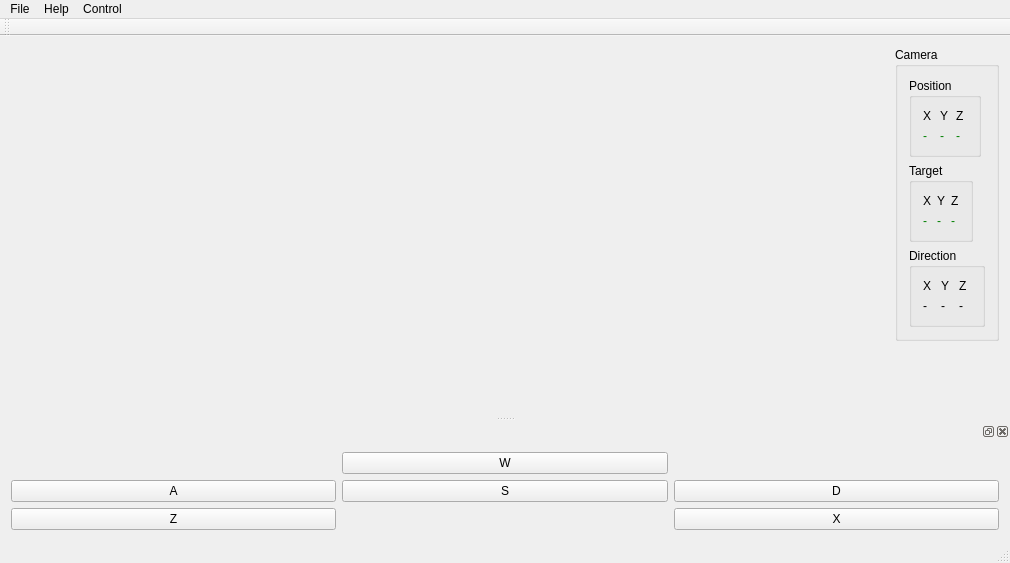
<?xml version="1.0" encoding="UTF-8"?>
<ui version="4.0">
 <class>MainWindow</class>
 <widget class="QMainWindow" name="MainWindow">
  <property name="geometry">
   <rect>
    <x>0</x>
    <y>0</y>
    <width>1010</width>
    <height>563</height>
   </rect>
  </property>
  <property name="windowTitle">
   <string>Qt application, which use glRender</string>
  </property>
  <widget class="QWidget" name="centralWidget">
   <layout class="QGridLayout" name="gridLayout_3">
    <item row="0" column="1">
     <widget class="QGroupBox" name="groupBox">
      <property name="sizePolicy">
       <sizepolicy hsizetype="Maximum" vsizetype="Maximum">
        <horstretch>0</horstretch>
        <verstretch>0</verstretch>
       </sizepolicy>
      </property>
      <property name="title">
       <string>Camera</string>
      </property>
      <layout class="QGridLayout" name="gridLayout_4">
       <item row="0" column="0">
        <widget class="QGroupBox" name="groupBox_2">
         <property name="sizePolicy">
          <sizepolicy hsizetype="Maximum" vsizetype="Maximum">
           <horstretch>0</horstretch>
           <verstretch>0</verstretch>
          </sizepolicy>
         </property>
         <property name="title">
          <string>Position</string>
         </property>
         <layout class="QGridLayout" name="gridLayout">
          <item row="1" column="2">
           <widget class="QLabel" name="positionZ">
            <property name="sizePolicy">
             <sizepolicy hsizetype="Preferred" vsizetype="Preferred">
              <horstretch>0</horstretch>
              <verstretch>0</verstretch>
             </sizepolicy>
            </property>
            <property name="styleSheet">
             <string notr="true">color: green;</string>
            </property>
            <property name="text">
             <string>-</string>
            </property>
           </widget>
          </item>
          <item row="1" column="0">
           <widget class="QLabel" name="positionX">
            <property name="sizePolicy">
             <sizepolicy hsizetype="Preferred" vsizetype="Preferred">
              <horstretch>0</horstretch>
              <verstretch>0</verstretch>
             </sizepolicy>
            </property>
            <property name="styleSheet">
             <string notr="true">color: green;</string>
            </property>
            <property name="text">
             <string>-</string>
            </property>
           </widget>
          </item>
          <item row="1" column="1">
           <widget class="QLabel" name="positionY">
            <property name="sizePolicy">
             <sizepolicy hsizetype="Preferred" vsizetype="Preferred">
              <horstretch>0</horstretch>
              <verstretch>0</verstretch>
             </sizepolicy>
            </property>
            <property name="styleSheet">
             <string notr="true">color: green;</string>
            </property>
            <property name="text">
             <string>-</string>
            </property>
           </widget>
          </item>
          <item row="0" column="0">
           <widget class="QLabel" name="label">
            <property name="text">
             <string>X</string>
            </property>
           </widget>
          </item>
          <item row="0" column="1">
           <widget class="QLabel" name="label_2">
            <property name="text">
             <string>Y</string>
            </property>
           </widget>
          </item>
          <item row="0" column="2">
           <widget class="QLabel" name="label_3">
            <property name="text">
             <string>Z</string>
            </property>
           </widget>
          </item>
         </layout>
        </widget>
       </item>
       <item row="2" column="0">
        <widget class="QGroupBox" name="groupBox_3">
         <property name="sizePolicy">
          <sizepolicy hsizetype="Maximum" vsizetype="Maximum">
           <horstretch>0</horstretch>
           <verstretch>0</verstretch>
          </sizepolicy>
         </property>
         <property name="title">
          <string>Target</string>
         </property>
         <layout class="QGridLayout" name="gridLayout_5">
          <item row="1" column="2">
           <widget class="QLabel" name="targetZ">
            <property name="styleSheet">
             <string notr="true">color: green;</string>
            </property>
            <property name="text">
             <string>-</string>
            </property>
           </widget>
          </item>
          <item row="1" column="0">
           <widget class="QLabel" name="targetX">
            <property name="styleSheet">
             <string notr="true">color: green;</string>
            </property>
            <property name="text">
             <string>-</string>
            </property>
           </widget>
          </item>
          <item row="1" column="1">
           <widget class="QLabel" name="targetY">
            <property name="styleSheet">
             <string notr="true">color: green;</string>
            </property>
            <property name="text">
             <string>-</string>
            </property>
           </widget>
          </item>
          <item row="0" column="0">
           <widget class="QLabel" name="label_4">
            <property name="text">
             <string>X</string>
            </property>
           </widget>
          </item>
          <item row="0" column="1">
           <widget class="QLabel" name="label_5">
            <property name="text">
             <string>Y</string>
            </property>
           </widget>
          </item>
          <item row="0" column="2">
           <widget class="QLabel" name="label_6">
            <property name="text">
             <string>Z</string>
            </property>
           </widget>
          </item>
         </layout>
        </widget>
       </item>
       <item row="3" column="0">
        <widget class="QGroupBox" name="groupBox_4">
         <property name="title">
          <string>Direction</string>
         </property>
         <layout class="QGridLayout" name="gridLayout_6">
          <item row="0" column="0">
           <widget class="QLabel" name="label_7">
            <property name="text">
             <string>X</string>
            </property>
           </widget>
          </item>
          <item row="0" column="1">
           <widget class="QLabel" name="label_8">
            <property name="text">
             <string>Y</string>
            </property>
           </widget>
          </item>
          <item row="0" column="2">
           <widget class="QLabel" name="label_9">
            <property name="text">
             <string>Z</string>
            </property>
           </widget>
          </item>
          <item row="1" column="0">
           <widget class="QLabel" name="dirX">
            <property name="text">
             <string>-</string>
            </property>
           </widget>
          </item>
          <item row="1" column="1">
           <widget class="QLabel" name="dirY">
            <property name="text">
             <string>-</string>
            </property>
           </widget>
          </item>
          <item row="1" column="2">
           <widget class="QLabel" name="dirZ">
            <property name="text">
             <string>-</string>
            </property>
           </widget>
          </item>
         </layout>
        </widget>
       </item>
      </layout>
     </widget>
    </item>
    <item row="0" column="0" rowspan="2">
     <widget class="glRenderQtWidget" name="glWidget" native="true">
      <property name="sizePolicy">
       <sizepolicy hsizetype="MinimumExpanding" vsizetype="MinimumExpanding">
        <horstretch>0</horstretch>
        <verstretch>0</verstretch>
       </sizepolicy>
      </property>
      <property name="focusPolicy">
       <enum>Qt::StrongFocus</enum>
      </property>
     </widget>
    </item>
   </layout>
  </widget>
  <widget class="QMenuBar" name="menuBar">
   <property name="geometry">
    <rect>
     <x>0</x>
     <y>0</y>
     <width>1010</width>
     <height>25</height>
    </rect>
   </property>
   <widget class="QMenu" name="menuFile">
    <property name="title">
     <string>File</string>
    </property>
    <addaction name="actionExit"/>
   </widget>
   <widget class="QMenu" name="menuHelp">
    <property name="title">
     <string>Help</string>
    </property>
    <addaction name="actionAbout"/>
   </widget>
   <widget class="QMenu" name="menuOperation">
    <property name="title">
     <string>Control</string>
    </property>
    <addaction name="actionMoveLeft"/>
    <addaction name="actionMoveRight"/>
    <addaction name="actionMoveForward"/>
    <addaction name="actionMoveBack"/>
    <addaction name="actionMove_up"/>
    <addaction name="actionMove_bottom"/>
    <addaction name="actionMove_yawLeft"/>
    <addaction name="actionMove_yawRight"/>
   </widget>
   <addaction name="menuFile"/>
   <addaction name="menuHelp"/>
   <addaction name="menuOperation"/>
  </widget>
  <widget class="QToolBar" name="mainToolBar">
   <attribute name="toolBarArea">
    <enum>TopToolBarArea</enum>
   </attribute>
   <attribute name="toolBarBreak">
    <bool>false</bool>
   </attribute>
  </widget>
  <widget class="QStatusBar" name="statusBar"/>
  <widget class="QDockWidget" name="dockWidget_3">
   <attribute name="dockWidgetArea">
    <number>8</number>
   </attribute>
   <widget class="QWidget" name="dockWidgetContents_5">
    <layout class="QGridLayout" name="gridLayout_2">
     <item row="1" column="0">
      <widget class="QPushButton" name="aButton">
       <property name="text">
        <string>A</string>
       </property>
      </widget>
     </item>
     <item row="1" column="1">
      <widget class="QPushButton" name="sButton">
       <property name="text">
        <string>S</string>
       </property>
      </widget>
     </item>
     <item row="1" column="2">
      <widget class="QPushButton" name="dButton">
       <property name="text">
        <string>D</string>
       </property>
      </widget>
     </item>
     <item row="0" column="1">
      <widget class="QPushButton" name="wButton">
       <property name="text">
        <string>W</string>
       </property>
      </widget>
     </item>
     <item row="2" column="0">
      <widget class="QPushButton" name="zButton">
       <property name="text">
        <string>Z</string>
       </property>
      </widget>
     </item>
     <item row="2" column="2">
      <widget class="QPushButton" name="xButton">
       <property name="text">
        <string>X</string>
       </property>
      </widget>
     </item>
    </layout>
   </widget>
  </widget>
  <action name="actionExit">
   <property name="text">
    <string>Exit</string>
   </property>
  </action>
  <action name="actionAbout">
   <property name="text">
    <string>About</string>
   </property>
  </action>
  <action name="actionMoveLeft">
   <property name="text">
    <string>Move left</string>
   </property>
   <property name="toolTip">
    <string>Move left</string>
   </property>
   <property name="shortcut">
    <string>A</string>
   </property>
  </action>
  <action name="actionMoveRight">
   <property name="text">
    <string>Move right</string>
   </property>
   <property name="toolTip">
    <string>Move right</string>
   </property>
   <property name="shortcut">
    <string>D</string>
   </property>
  </action>
  <action name="actionMoveForward">
   <property name="text">
    <string>Move forward</string>
   </property>
   <property name="toolTip">
    <string>Move forward</string>
   </property>
   <property name="shortcut">
    <string>W</string>
   </property>
  </action>
  <action name="actionMoveBack">
   <property name="text">
    <string>Move back</string>
   </property>
   <property name="toolTip">
    <string>Move back</string>
   </property>
   <property name="shortcut">
    <string>S</string>
   </property>
  </action>
  <action name="actionMove_up">
   <property name="text">
    <string>Move up</string>
   </property>
   <property name="shortcut">
    <string>Z</string>
   </property>
  </action>
  <action name="actionMove_bottom">
   <property name="text">
    <string>Move bottom</string>
   </property>
   <property name="shortcut">
    <string>X</string>
   </property>
  </action>
  <action name="actionMove_yawLeft">
   <property name="text">
    <string>actionMove_yawLeft</string>
   </property>
   <property name="toolTip">
    <string>actionMove_yawLeft</string>
   </property>
   <property name="shortcut">
    <string>Q</string>
   </property>
  </action>
  <action name="actionMove_yawRight">
   <property name="text">
    <string>actionMove_yawRight</string>
   </property>
   <property name="shortcut">
    <string>E</string>
   </property>
  </action>
 </widget>
 <layoutdefault spacing="6" margin="11"/>
 <customwidgets>
  <customwidget>
   <class>glRenderQtWidget</class>
   <extends>QWidget</extends>
   <header>glRenderQtWidget.h</header>
   <container>1</container>
  </customwidget>
 </customwidgets>
 <resources/>
 <connections/>
</ui>
